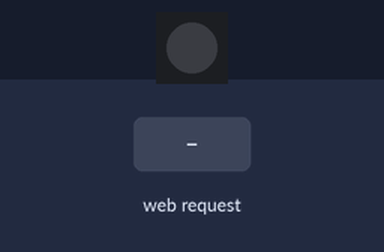
Simulated run of this program. Board: ESP32 board running MicroPython. On the bench: 1 RGB LEDs in strip order, left to right. The inputs (shaded band) are chosen by the test bench. Dim RGB values are drawn brighter than linear; the board's own WiFi access point starts at once; threads take turns every 2 ms; what the program prints to the serial console is not drawn.

Above: at 3.6 s.
3.7 s: HTTP request GET /?CYCLE=ON received
At 3.9 s:
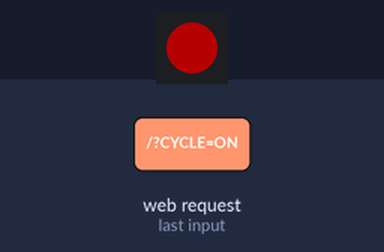
6.7 s: HTTP request GET /?RED=ON received
At 7.5 s:
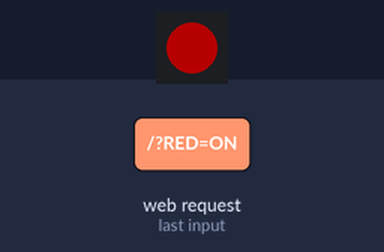
8.2 s: HTTP request GET /?GREEN=ON received
At 8.7 s:
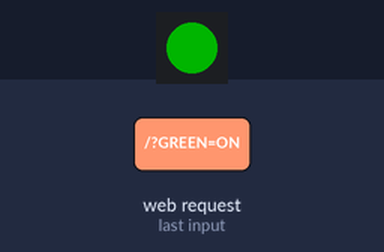
Timing chart, 0 to 11.2 s (numbered marks = the images above; inputs shaded):
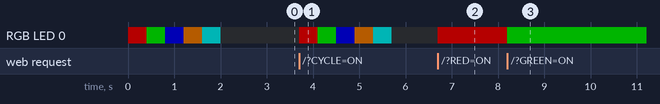

Measured:
- after the input at 3.7 s, RGB LED 0: off → RGB(64, 0, 0) at once, → RGB(0, 64, 0) 0.40 s later, → RGB(0, 0, 64) 0.40 s later, → RGB(64, 32, 0) 0.40 s later, … (6 changes in this stretch)
- after the input at 6.7 s, RGB LED 0: off → RGB(64, 0, 0) at once
- after the input at 8.2 s, RGB LED 0: RGB(64, 0, 0) → RGB(0, 64, 0) at once

The program:

main.py
```python
"""
Copyright 2024 William H. Beebe, Jr.

Licensed under the Apache License, Version 2.0 (the "License");
you may not use this file except in compliance with the License.
You may obtain a copy of the License at

    http://www.apache.org/licenses/LICENSE-2.0

Unless required by applicable law or agreed to in writing, software
distributed under the License is distributed on an "AS IS" BASIS,
WITHOUT WARRANTIES OR CONDITIONS OF ANY KIND, either express or implied.
See the License for the specific language governing permissions and
limitations under the License.
"""
import machine  as ma
import neopixel as neo
import time     as ti
import _thread
import config
import os
import esp
import gc

print(f" {config.version_name}")
print(f" Built with {config.compiler}")
print(f" Built on {config.build_date}")
print(f" Flash size {esp.flash_size():,} bytes")
print(f" Memory free {gc.mem_free():,} bytes.")

name = os.uname().machine.split(' ')[-1]
if name is "ESP32S3":
    pinnum = 48
elif name is 'ESP32':
    # Setup specifically for Adafruit Huzzah ESP32 V2.
    # Pin 0 is the data pin to the NeoPixel,
    # Pin 2 is the power pin that must be set as an
    # an output and on, or high.
    #
    pinnum = 0
    #
    # Turn on the power for the NeoPixel.
    #
    pwr = ma.Pin(2, ma.Pin.OUT)
    pwr.value(1)
else:
    pinnum = 8

np = neo.NeoPixel(ma.Pin(pinnum), 1)

neopixel_colors = [
    (64, 0, 0),  # red
    (0, 64, 0),  # green
    (0, 0, 64),  # blue
    (64, 32, 0), # orange
    (0, 64, 64), # cyan
    (0, 0, 0)    # black
    ]

def cycle_colors():
    for color in neopixel_colors:
        np[0] = color
        np.write()
        ti.sleep_ms(400)
    np[0] = neopixel_colors[-1]
    np.write()

def do_action(action_to_do):
    if action_to_do == config.LED_CYCLE:
        cycle_colors();
    else:
        np[0] = neopixel_colors[action_to_do]
        np.write()

cycle_colors()

from webserver import WebServer
web = WebServer(do_action)
web.run()
```

config.py
```python
"""
Copyright 2024 William H. Beebe, Jr.

Licensed under the Apache License, Version 2.0 (the "License");
you may not use this file except in compliance with the License.
You may obtain a copy of the License at

    http://www.apache.org/licenses/LICENSE-2.0

Unless required by applicable law or agreed to in writing, software
distributed under the License is distributed on an "AS IS" BASIS,
WITHOUT WARRANTIES OR CONDITIONS OF ANY KIND, either express or implied.
See the License for the specific language governing permissions and
limitations under the License.
"""
from micropython import const
import platform
import os

# Enumerations to perform a task.
#
LED_RED = const(0)
LED_GREEN = const(1)
LED_BLUE = const(2)
LED_CYCLE = const(3)
LED_OFF = const(5)

version_name = ' '.join(platform.platform().split('-')[0:3])
compiler = platform.platform().split('-')[4]
build_date = os.uname().version.split(' ')[-1]
```

webserver.py
```python
"""
Copyright 2024 William H. Beebe, Jr.

Licensed under the Apache License, Version 2.0 (the "License");
you may not use this file except in compliance with the License.
You may obtain a copy of the License at

    http://www.apache.org/licenses/LICENSE-2.0

Unless required by applicable law or agreed to in writing, software
distributed under the License is distributed on an "AS IS" BASIS,
WITHOUT WARRANTIES OR CONDITIONS OF ANY KIND, either express or implied.
See the License for the specific language governing permissions and
limitations under the License.
"""
import binascii
import machine
import os
import platform
import socket
import _thread
import time
import esp
import gc
import network
from network import WLAN
from machine import RTC

import config

def webpage(SSID):
    version_name = ' '.join(platform.platform().split('-')[0:3])
    compiler = platform.platform().split('-')[4]
    html = f"""
    <html><head><title>{SSID}</title>
    <style>
    body {{font-family: sans-serif;margin: 20px;}}
    button {{
        font-size: 500%;
        font-weight: normal;
        display: inline-block;
        margin: 5px;
        padding: 20px 60px;
        width: 99%;
        height: 150px;
        justify-content: center;
        align-items: center;
        text-decoration: none;
        color: #ffffff;
        border: none;
        border-radius: 5px;
        outline: none;
        }}
    .button-red {{
        background-color: #DC143C;
        }}
    .button-green {{
        background-color: #20A020;
        }}
    .button-blue {{
        background-color: #4080E0;
        }}
    .button-gray {{
        background-color: #808080;
        }}
    .button-off {{
        background-color: #404040;
    }}
    hr {{
        border: 0;height: 2px;
        background-image: linear-gradient(to right, rgba(0, 0, 0, 0), rgba(0, 0, 0, 0.75), rgba(0, 0, 0, 0));
        }}
    h1 {{font-size: 500%;color: #D35F8D;text-align: center;}}
    h2 {{font-size: 200%;color: #5FA3D3;padding-left: 15px;}}
    </style>
    </head>
    <body>
    <h1>{SSID}</h1>
    <hr />
    <form accept-charset="utf-8" method="POST">
    <button class='button-red'   name="RED"   value="ON">Red</button>
    <button class='button-green' name="GREEN" value="ON">Green</button>
    <button class='button-blue'  name="BLUE"  value="ON">Blue</button>
    <button class='button-off'   name="OFF"   value="OFF">OFF</button>
    <button class='button-gray'  name="CYCLE" value="ON">Cycle</button>
    </form>
    <hr />
    <h2>{version_name}<br />
    Last built with {compiler}<br />
    Last built on {os.uname().version.split(' ')[-1]}</h2>
    <h2>Flash Size: {esp.flash_size():,} bytes<br />
    Memory Free: {gc.mem_free():,} bytes</h2>
    </body>
    </html>
    """
    return html

class WebServer:
    SSID = None
    do_action = None

    def __init__(self, do_action):
        self.do_action = do_action
        self.name = os.uname()[-1].split(' ')[-1]
        self.SSID = self.name + '-' + binascii.hexlify(machine.unique_id()).decode('ascii').upper()[-4:]
        gc.enable()

    def server_thread(self, clientsocket):
        received = clientsocket.recv(4096)

        # If received has 0 bytes then the other end closed the connection.
        #
        if len(received) == 0:
            clientsocket.close()
            return
        else:
            # Parse the recieved data and perform any given actions.
            #
            received_str = str(received)
            #print(received_str)
            #print()
            #
            clientsocket.send(webpage(self.SSID))
            # Start parsing the request, performing the various actions.
            # If there is no defined actions for the request, tell the user.
            #
            if "RED=ON" in received_str:
                self.do_action(config.LED_RED)
            elif "GREEN=ON" in received_str:
                self.do_action(config.LED_GREEN)
            elif "BLUE=ON" in received_str:
                self.do_action(config.LED_BLUE)
            elif "CYCLE=ON" in received_str:
                self.do_action(config.LED_CYCLE)
            elif "OFF=OFF" in received_str:
                self.do_action(config.LED_OFF)
            gc.collect()

            # Close the socket and terminate the thread
            clientsocket.close()

        #time.sleep_ms(500)

    def run(self):
        # create as an access point
        #
        wlan = WLAN(network.AP_IF)
        wlan.active(True)

        # configure as an access point
        #
        print(f" SSID = {self.SSID}")
        wlan.config(essid=self.SSID)
        wlan.ifconfig(('192.168.1.2','255.255.255.0','192.168.1.1','8.8.8.8'))

        # Set up server socket to read client responses from web pages
        #
        serversocket = socket.socket(socket.AF_INET, socket.SOCK_STREAM)
        serversocket.setsockopt(socket.SOL_SOCKET, socket.SO_REUSEADDR, 1)
        serversocket.bind(("192.168.1.2", 80))

        # Listen argument defines the maximum connections at the same time.
        #
        serversocket.listen(4)

        while True:
            (clientsocket, address) = serversocket.accept()
            # Start a new thread to handle the client
            #
            _thread.start_new_thread(self.server_thread, (clientsocket, ))

        serversocket.close()
```
